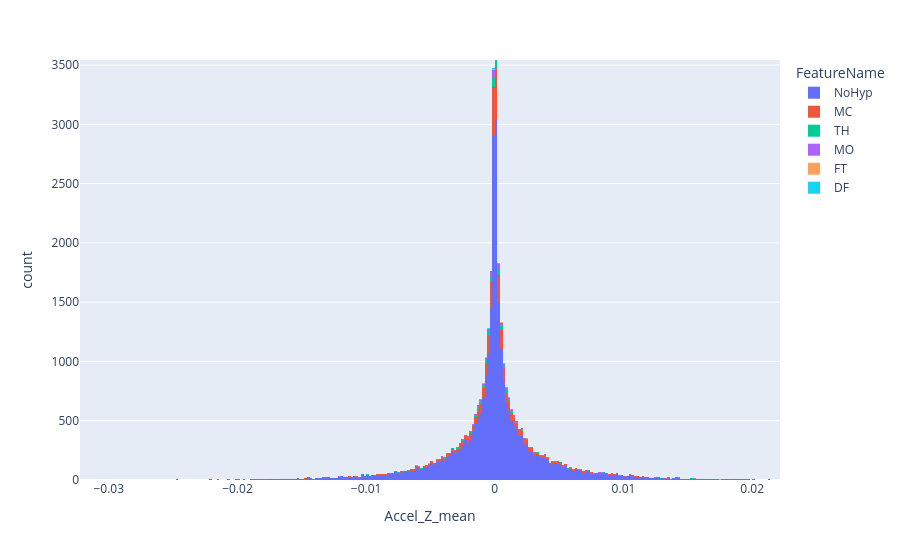

Source (notebook cell):
### Code cell
df = px.data.tips()
fig = px.histogram(df_activity_windowed_psd_all_act, x="Accel_Z_mean", color="FeatureName")
fig.show()

### Figure 1 — Plotly figure (JSON) as saved in the notebook; plotly's stock layout.template omitted (floating-point values rounded to 4 significant figures; data arrays with more than 128 entries replaced by an {"elided": "..."} marker saying what was removed)
{"data": [{"alignmentgroup": "True", "bingroup": "x", "hovertemplate": "FeatureName=NoHyp<br>Accel_Z_mean=%{x}<br>count=%{y}<extra></extra>", "legendgroup": "NoHyp", "marker": {"color": "#636efa", "pattern": {"shape": ""}}, "name": "NoHyp", "offsetgroup": "NoHyp", "orientation": "v", "showlegend": true, "type": "histogram", "x": {"elided": "29980 float values"}, "xaxis": "x", "yaxis": "y"}, {"alignmentgroup": "True", "bingroup": "x", "hovertemplate": "FeatureName=MC<br>Accel_Z_mean=%{x}<br>count=%{y}<extra></extra>", "legendgroup": "MC", "marker": {"color": "#EF553B", "pattern": {"shape": ""}}, "name": "MC", "offsetgroup": "MC", "orientation": "v", "showlegend": true, "type": "histogram", "x": {"elided": "4002 float values"}, "xaxis": "x", "yaxis": "y"}, {"alignmentgroup": "True", "bingroup": "x", "hovertemplate": "FeatureName=TH<br>Accel_Z_mean=%{x}<br>count=%{y}<extra></extra>", "legendgroup": "TH", "marker": {"color": "#00cc96", "pattern": {"shape": ""}}, "name": "TH", "offsetgroup": "TH", "orientation": "v", "showlegend": true, "type": "histogram", "x": {"elided": "768 float values"}, "xaxis": "x", "yaxis": "y"}, {"alignmentgroup": "True", "bingroup": "x", "hovertemplate": "FeatureName=MO<br>Accel_Z_mean=%{x}<br>count=%{y}<extra></extra>", "legendgroup": "MO", "marker": {"color": "#ab63fa", "pattern": {"shape": ""}}, "name": "MO", "offsetgroup": "MO", "orientation": "v", "showlegend": true, "type": "histogram", "x": {"elided": "624 float values"}, "xaxis": "x", "yaxis": "y"}, {"alignmentgroup": "True", "bingroup": "x", "hovertemplate": "FeatureName=FT<br>Accel_Z_mean=%{x}<br>count=%{y}<extra></extra>", "legendgroup": "FT", "marker": {"color": "#FFA15A", "pattern": {"shape": ""}}, "name": "FT", "offsetgroup": "FT", "orientation": "v", "showlegend": true, "type": "histogram", "x": [0.004368, 0.001085, 0.0007246, 0.0004212, 0.0007103, -0.001126, -0.001653, -0.005178, 0.0008183, 0.002596, -0.002389, -0.0008419, -0.0006443, -0.000138, -0.0005236, 0.008951, -0.0008674, -0.001881, 0.0006953, 0.0002107, -2.537e-05, 0.0004841, 0.0008949, -0.0004078, 0.0006549, 0.001231, 0.0001694, 4.953e-05, -2.993e-05, -0.002862, -0.005968, -0.00209, 0.005239, 0.002297, 0.0008736, 0.0001091, 0.00161, 0.0004805, -2.627e-05, 0.0005862, 0.000363, -3.161e-05, 0.0002724, 0.0002912, -0.002264, -0.002124, 0.001259, 0.0009168, 0.000508, 0.0002052, 9.35e-05, -0.0006208, 0.01746, -0.0005203, -0.01411, -0.0053, -0.00817, 0.002336, 0.007271, 0.001382, 0.0004114, 6.014e-05, 0.0004782, 0.003989, 0.0005154, -0.00571, -1.396e-05, 0.0009457, -0.0007275, -0.0002819, -0.0008614, 0.0002541, 2.763e-05], "xaxis": "x", "yaxis": "y"}, {"alignmentgroup": "True", "bingroup": "x", "hovertemplate": "FeatureName=DF<br>Accel_Z_mean=%{x}<br>count=%{y}<extra></extra>", "legendgroup": "DF", "marker": {"color": "#19d3f3", "pattern": {"shape": ""}}, "name": "DF", "offsetgroup": "DF", "orientation": "v", "showlegend": true, "type": "histogram", "x": [-0.0001016, 0.0004233, 0.002719, -0.001031, -0.002938, 0.0008581, 0.0003025, 0.0002832, -0.000186, -0.001813, 0.001064, 0.001843, -0.0001455, 0.0006535, 4.08e-05, -0.001125, -0.0002311, 0.0005544, 0.0001227, 0.001068, -0.0005621, 6.08e-05, -0.001381, -0.0001523, 0.002213, -5.32e-05, -0.005365, 0.0008475, 0.004681, -0.002972, -0.006149, -0.0007455, -0.001876, 0.00102, 0.000886, -0.01022, 0.01342, -0.0002972, 0.0002149, -4.267e-05, -0.0009059, -0.0005038, 0.0005856, 0.001232, 0.0003121, -0.0005661, -9.853e-05, -0.008012, 0.0005287, 0.001112, 0.0009273, -0.0004952, -0.0004765, 0.0006396, -0.0005727, -0.003247, -0.0004891, 0.006361, -0.0007467, 0.00105, -0.00204, -0.001311, 0.002902, 0.0006131, -0.001024, -0.002913, 0.007228, 0.0009566, -0.0057, -0.000779, -0.0005126, 0.001375, 0.0005223, 0.0009745, -0.0004124, -0.0009456], "xaxis": "x", "yaxis": "y"}], "layout": {"autosize": true, "barmode": "relative", "legend": {"title": {"text": "FeatureName"}, "tracegroupgap": 0}, "margin": {"t": 60}, "xaxis": {"anchor": "y", "autorange": false, "domain": [0, 1], "range": [-0.03223, 0.02216], "showspikes": false, "title": {"text": "Accel_Z_mean"}, "type": "linear"}, "yaxis": {"anchor": "x", "autorange": false, "domain": [0, 1], "range": [0, 3542.0], "showspikes": false, "title": {"text": "count"}}}}
